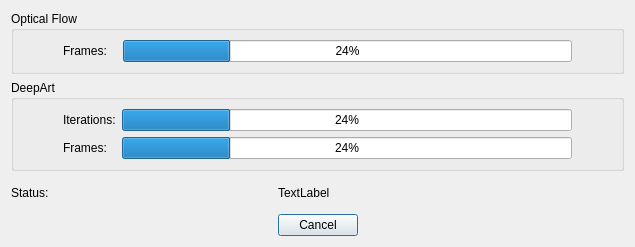
<?xml version="1.0" encoding="UTF-8"?>
<ui version="4.0">
 <class>ProgressDialogVideoOpticalFlow</class>
 <widget class="QDialog" name="ProgressDialogVideoOpticalFlow">
  <property name="geometry">
   <rect>
    <x>0</x>
    <y>0</y>
    <width>635</width>
    <height>247</height>
   </rect>
  </property>
  <property name="windowTitle">
   <string>Progress</string>
  </property>
  <layout class="QGridLayout" name="gridLayout">
   <item row="3" column="2">
    <spacer name="horizontalSpacer_7">
     <property name="orientation">
      <enum>Qt::Horizontal</enum>
     </property>
     <property name="sizeHint" stdset="0">
      <size>
       <width>40</width>
       <height>20</height>
      </size>
     </property>
    </spacer>
   </item>
   <item row="3" column="1">
    <widget class="QPushButton" name="cancelButton">
     <property name="text">
      <string>Cancel</string>
     </property>
    </widget>
   </item>
   <item row="1" column="0" colspan="3">
    <widget class="QGroupBox" name="groupBox_2">
     <property name="title">
      <string>DeepArt</string>
     </property>
     <layout class="QGridLayout" name="gridLayout_3">
      <item row="1" column="1">
       <widget class="QLabel" name="label_2">
        <property name="text">
         <string>Frames:</string>
        </property>
       </widget>
      </item>
      <item row="1" column="2">
       <widget class="QProgressBar" name="framesBar">
        <property name="value">
         <number>24</number>
        </property>
       </widget>
      </item>
      <item row="0" column="1">
       <widget class="QLabel" name="label">
        <property name="text">
         <string>Iterations:</string>
        </property>
       </widget>
      </item>
      <item row="0" column="2">
       <widget class="QProgressBar" name="iterationsBar">
        <property name="value">
         <number>24</number>
        </property>
       </widget>
      </item>
      <item row="0" column="0" rowspan="2">
       <spacer name="horizontalSpacer_3">
        <property name="orientation">
         <enum>Qt::Horizontal</enum>
        </property>
        <property name="sizeType">
         <enum>QSizePolicy::Maximum</enum>
        </property>
        <property name="sizeHint" stdset="0">
         <size>
          <width>40</width>
          <height>20</height>
         </size>
        </property>
       </spacer>
      </item>
      <item row="0" column="3" rowspan="2">
       <spacer name="horizontalSpacer_4">
        <property name="orientation">
         <enum>Qt::Horizontal</enum>
        </property>
        <property name="sizeType">
         <enum>QSizePolicy::Maximum</enum>
        </property>
        <property name="sizeHint" stdset="0">
         <size>
          <width>40</width>
          <height>20</height>
         </size>
        </property>
       </spacer>
      </item>
     </layout>
    </widget>
   </item>
   <item row="3" column="0">
    <spacer name="horizontalSpacer_6">
     <property name="orientation">
      <enum>Qt::Horizontal</enum>
     </property>
     <property name="sizeHint" stdset="0">
      <size>
       <width>40</width>
       <height>20</height>
      </size>
     </property>
    </spacer>
   </item>
   <item row="2" column="1">
    <widget class="QLabel" name="statusLabel">
     <property name="text">
      <string>TextLabel</string>
     </property>
    </widget>
   </item>
   <item row="2" column="0">
    <widget class="QLabel" name="label_3">
     <property name="text">
      <string>Status:</string>
     </property>
    </widget>
   </item>
   <item row="0" column="0" colspan="3">
    <widget class="QGroupBox" name="groupBox">
     <property name="title">
      <string>Optical Flow</string>
     </property>
     <layout class="QGridLayout" name="gridLayout_2">
      <item row="0" column="3">
       <widget class="QProgressBar" name="opticalFrameBar">
        <property name="value">
         <number>24</number>
        </property>
       </widget>
      </item>
      <item row="0" column="1">
       <widget class="QLabel" name="label_4">
        <property name="text">
         <string>Frames:</string>
        </property>
       </widget>
      </item>
      <item row="0" column="4">
       <spacer name="horizontalSpacer">
        <property name="orientation">
         <enum>Qt::Horizontal</enum>
        </property>
        <property name="sizeType">
         <enum>QSizePolicy::Maximum</enum>
        </property>
        <property name="sizeHint" stdset="0">
         <size>
          <width>40</width>
          <height>20</height>
         </size>
        </property>
       </spacer>
      </item>
      <item row="0" column="0">
       <spacer name="horizontalSpacer_2">
        <property name="orientation">
         <enum>Qt::Horizontal</enum>
        </property>
        <property name="sizeType">
         <enum>QSizePolicy::Maximum</enum>
        </property>
        <property name="sizeHint" stdset="0">
         <size>
          <width>40</width>
          <height>5</height>
         </size>
        </property>
       </spacer>
      </item>
      <item row="0" column="2">
       <spacer name="horizontalSpacer_5">
        <property name="orientation">
         <enum>Qt::Horizontal</enum>
        </property>
        <property name="sizeType">
         <enum>QSizePolicy::Maximum</enum>
        </property>
        <property name="sizeHint" stdset="0">
         <size>
          <width>10</width>
          <height>20</height>
         </size>
        </property>
       </spacer>
      </item>
     </layout>
    </widget>
   </item>
  </layout>
 </widget>
 <resources/>
 <connections/>
</ui>
